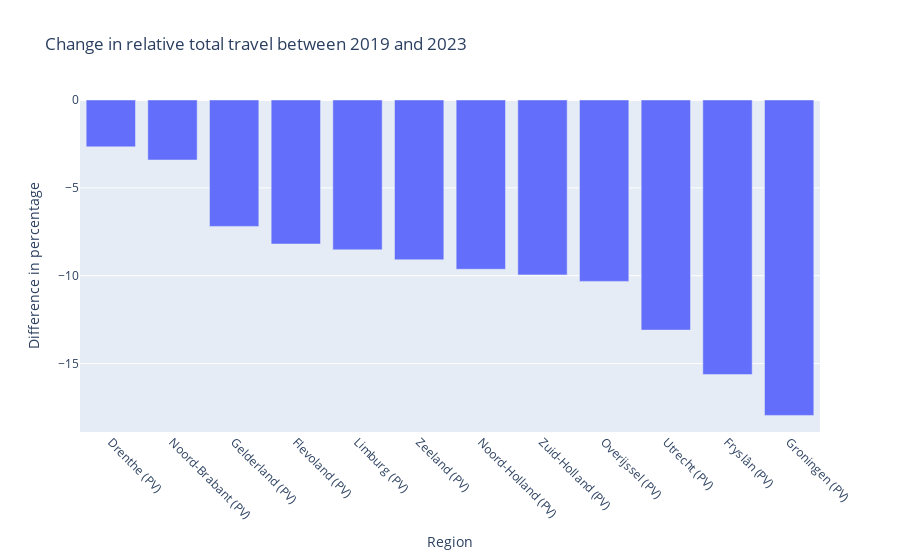

Notebook source saved alongside this figure:
### Code cell
import plotly.express as px

fig = px.bar(
    diff_pivot,
    x='Region characteristics',
    y='Difference (2023 - 2019)',
    title='Change in relative total travel between 2019 and 2023'
)

fig.update_layout(
    xaxis_title='Region',
    yaxis_title='Difference in percentage',
    xaxis_tickangle=45
)
fig.show()

### Figure 1 — Plotly figure (JSON) as saved in the notebook; plotly's stock layout.template omitted (floating-point values rounded to 4 significant figures)
{"data": [{"alignmentgroup": "True", "hovertemplate": "Region characteristics=%{x}<br>Difference (2023 - 2019)=%{y}<extra></extra>", "legendgroup": "", "marker": {"color": "#636efa", "pattern": {"shape": ""}}, "name": "", "offsetgroup": "", "orientation": "v", "showlegend": false, "textposition": "auto", "type": "bar", "x": ["Drenthe (PV)", "Noord-Brabant (PV)", "Gelderland (PV)", "Flevoland (PV)", "Limburg (PV)", "Zeeland (PV)", "Noord-Holland (PV)", "Zuid-Holland (PV)", "Overijssel (PV)", "Utrecht (PV)", "Fryslân (PV)", "Groningen (PV)"], "xaxis": "x", "y": [-2.667, -3.416, -7.194, -8.197, -8.527, -9.091, -9.632, -9.953, -10.32, -13.1, -15.62, -17.95], "yaxis": "y"}], "layout": {"barmode": "relative", "legend": {"tracegroupgap": 0}, "title": {"text": "Change in relative total travel between 2019 and 2023"}, "xaxis": {"anchor": "y", "domain": [0, 1], "tickangle": 45, "title": {"text": "Region"}}, "yaxis": {"anchor": "x", "domain": [0, 1], "title": {"text": "Difference in percentage"}}}}
